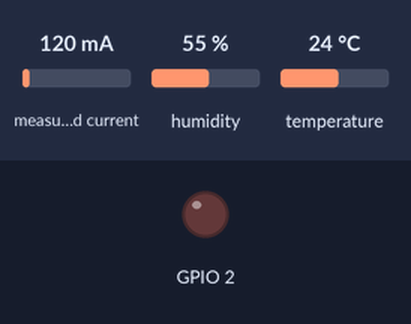
The sketch below on a simulated ESP32. Shown: output pins drawn as LEDs (lit = HIGH). The test bench sets the inputs (shaded band); at power-on: measured current 120 mA, humidity 55 %, temperature 24 °C. WiFi joins after 1.5 s; servers stay silent unless stated; uploads are accepted with an empty reply; what the sketch prints to the serial monitor is not drawn.

Above: at 2.7 s.
2.8 s: measured current set to 982 mA
6.5 s: measured current set to 1022 mA
At 6.8 s:
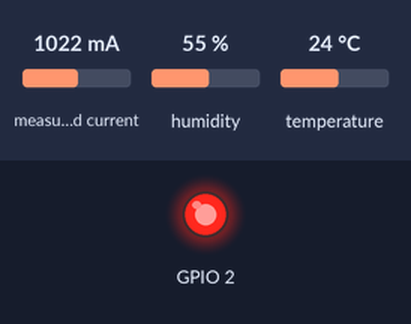
8.0 s: measured current set to 40 mA
At 9.5 s:
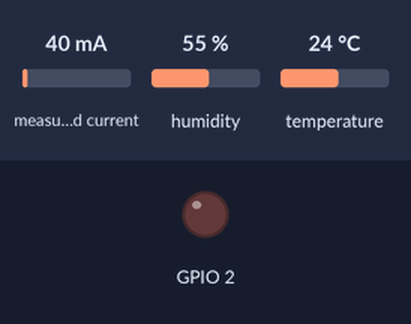
11.6 s: measured current set to 1500 mA
At 12.6 s:
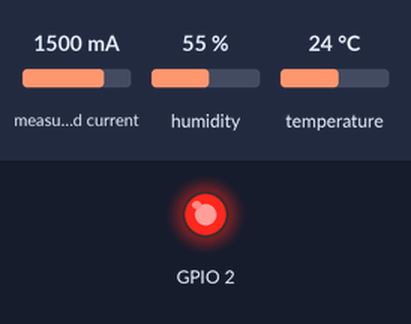
Timing chart, 0 to 14.1 s (numbered marks = the images above; inputs shaded):
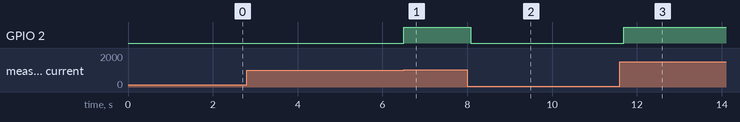

The sketch:

sketch.ino
```cpp
/**
 * @file sketch.ino
 * @brief Main entry point for the Smart Edge (Motor) application.
 *
 * Re-structured to follow the Modest IoT Nano-framework pattern.
 * Logic is delegated to the SmartEdgeDevice class.
 */

#include "ModestIoT.h"
#include "SmartEdgeDevice.h"

SmartEdgeDevice device; ///< Instance of the SmartEdgeDevice.

void setup() {
    Serial.begin(115200);
    device.setup();
}

void loop() {
    device.update();
    delay(100);
}
```

Actuator.cpp
```cpp
/**
* @file Actuator.cpp
 * @brief Implements the Actuator base class.
 *
 * Provides core functionality for actuators in the Modest IoT Nano-framework, including command
 * propagation to an assigned handler. Subclasses should configure hardware and define specific
 * command execution logic.
 *
 * @author Angel Velasquez
 * @date March 22, 2025
 * @version 0.1
 */

/*
 * This file is part of the Modest IoT Nano-framework (C++ Edition).
 * Copyright (c) 2025 Angel Velasquez
 *
 * Licensed under the Creative Commons Attribution-NoDerivatives 4.0 International (CC BY-ND 4.0).
 * You may use, copy, and distribute this software in its original, unmodified form, provided
 * you give appropriate credit to the original author (Angel Velasquez) and include this notice.
 * Modifications, adaptations, or derivative works are not permitted.
 *
 * Full license text: https://creativecommons.org/licenses/by-nd/4.0/legalcode
 */

#include "Actuator.h"

Actuator::Actuator(int pin, CommandHandler* commandHandler)
    : pin(pin), handler(commandHandler) {}

void Actuator::handle(Command command) {
    if (handler != nullptr) {
        handler->handle(command);
    }
}

void Actuator::setHandler(CommandHandler* commandHandler) {
    handler = commandHandler;
}
```

Actuator.h
```cpp
#ifndef ACTUATOR_H
#define ACTUATOR_H

/**
 * @file Actuator.h
 * @brief Declares the Actuator base class.
 *
 * This abstract base class represents output devices in the Modest IoT Nano-framework, providing
 * a foundation for actuators that respond to commands. It includes command propagation to an
 * optional handler, supporting the framework’s CQRS-inspired design.
 *
 * @author Angel Velasquez
 * @date March 22, 2025
 * @version 0.1
 */

/*
 * This file is part of the Modest IoT Nano-framework (C++ Edition).
 * Copyright (c) 2025 Angel Velasquez
 *
 * Licensed under the Creative Commons Attribution-NoDerivatives 4.0 International (CC BY-ND 4.0).
 * You may use, copy, and distribute this software in its original, unmodified form, provided
 * you give appropriate credit to the original author (Angel Velasquez) and include this notice.
 * Modifications, adaptations, or derivative works are not permitted.
 *
 * Full license text: https://creativecommons.org/licenses/by-nd/4.0/legalcode
 */

#include "CommandHandler.h"

class Actuator : public CommandHandler {
protected:
    int pin; ///< GPIO pin assigned to the actuator.
    CommandHandler* handler; ///< Optional handler to receive propagated commands.

public:
    /**
     * @brief Constructs an Actuator with a pin and optional command handler.
     * @param pin The GPIO pin for the actuator.
     * @param commandHandler Pointer to a CommandHandler to receive commands (default: nullptr).
     */
    Actuator(int pin, CommandHandler* commandHandler = nullptr);

    /**
     * @brief Handles a command by propagating it to the assigned handler.
     * @param command The command to handle.
     */
    void handle(Command command) override;

    /**
     * @brief Sets or updates the command handler for this actuator.
     * @param commandHandler Pointer to the new CommandHandler.
     */
    void setHandler(CommandHandler* commandHandler);
};

#endif // ACTUATOR_H
```

CommandHandler.h
```cpp
#ifndef COMMAND_HANDLER_H
#define COMMAND_HANDLER_H

/**
 * @file CommandHandler.h
 * @brief Defines the Command structure and CommandHandler interface.
 *
 * This file establishes the foundation for command-driven behavior in the Modest IoT Nano-framework.
 * The `Command` structure represents an action to be performed, and `CommandHandler` is an abstract
 * interface for classes that process commands, supporting a CQRS-inspired design.
 *
 * @author Angel Velasquez
 * @date March 22, 2025
 * @version 0.1
 */

/*
 * This file is part of the Modest IoT Nano-framework (C++ Edition).
 * Copyright (c) 2025 Angel Velasquez
 *
 * Licensed under the Creative Commons Attribution-NoDerivatives 4.0 International (CC BY-ND 4.0).
 * You may use, copy, and distribute this software in its original, unmodified form, provided
 * you give appropriate credit to the original author (Angel Velasquez) and include this notice.
 * Modifications, adaptations, or derivative works are not permitted.
 *
 * Full license text: https://creativecommons.org/licenses/by-nd/4.0/legalcode
 */

/**
 * @brief Represents a command with a unique identifier.
 *
 * Commands are lightweight structs used to instruct devices or actuators to perform actions.
 * Define custom commands by assigning unique IDs in your application.
 */
struct Command {
    int id; ///< Unique identifier for the command type.

    explicit Command(int commandId) : id(commandId) {}
    bool operator==(const Command& other) const { return id == other.id; }
};

/**
 * @brief Abstract interface for handling commands.
 *
 * Implement this interface in classes that need to execute commands. The `handle` method is called
 * when a command is issued, allowing for custom execution logic.
 */
class CommandHandler {
public:
    virtual void handle(Command command) = 0; ///< Pure virtual method to process a command.
    virtual ~CommandHandler() = default; ///< Virtual destructor for safe inheritance.
};

#endif // COMMAND_HANDLER_H
```

CurrentSensor.cpp
```cpp
#include "CurrentSensor.h"
#include <Arduino.h>

CurrentSensor::CurrentSensor(int pin, EventHandler* eventHandler)
    : Sensor(pin, eventHandler), acs(pin, 3.3, 4095, 185), currentDC(0.0) {
}

void CurrentSensor::begin() {
    acs.autoMidPoint();
}

void CurrentSensor::read() {
    currentDC = acs.mA_DC();
}

int CurrentSensor::readSampled() {
    return acs.mA_AC_sampling();
}

float CurrentSensor::getCurrentDC() const {
    return currentDC;
}

int CurrentSensor::getFormFactor() {
    return acs.getFormFactor();
}

void CurrentSensor::printCalibration() {
    Serial.print("MidPoint: ");
    Serial.print(acs.getMidPoint());
    Serial.print(". Noise mV: ");
    Serial.println(acs.getNoisemV());
}
```

CurrentSensor.h
```cpp
#ifndef CURRENT_SENSOR_H
#define CURRENT_SENSOR_H

#include "Sensor.h"
#include <ACS712.h>

class CurrentSensor : public Sensor {
private:
    ACS712 acs;
    float currentDC;

public:
    CurrentSensor(int pin, EventHandler* eventHandler = nullptr);
    void begin();
    void read(); // Reads DC or default read
    int readSampled(); // Wrapper for mA_AC_sampling
    float getCurrentDC() const;
    int getFormFactor();
    void printCalibration();
};

#endif // CURRENT_SENSOR_H
```

Device.cpp
```cpp
/**
* @file Device.cpp
 * @brief Implements the Device interface for the ModestIoT library.
 *
 * Placeholder for the abstract Device class in the ModestIoT (C++ Edition) Arduino library.
 * Concrete implementations must define the on() and handle() methods to process events and commands.
 *
 * @author Angel Velasquez
 * @date March 22, 2025
 * @version 0.1
 */

/*
 * This file is part of the ModestIoT Arduino library (C++ Edition).
 * Copyright (c) 2025 Angel Velasquez
 *
 * Licensed under the Creative Commons Attribution-NoDerivatives 4.0 International (CC BY-ND 4.0).
 * You may use, copy, and distribute this software in its original, unmodified form, provided
 * you give appropriate credit to the original author (Angel Velasquez) and include this notice.
 * Modifications, adaptations, or derivative works are not permitted.
 *
 * Full license text: https://creativecommons.org/licenses/by-nd/4.0/legalcode
 */

#include "Device.h"

// No implementation needed for abstract class
```

Device.h
```cpp
#ifndef DEVICE_H
#define DEVICE_H

/**
 * @file Device.h
 * @brief Declares the Device interface.
 *
 * This abstract base class in the Modest IoT Nano-framework combines event and command handling,
 * serving as the foundation for complete IoT devices that integrate sensors and actuators.
 *
 * @author Angel Velasquez
 * @date March 22, 2025
 * @version 0.1
 */

/*
 * This file is part of the Modest IoT Nano-framework (C++ Edition).
 * Copyright (c) 2025 Angel Velasquez
 *
 * Licensed under the Creative Commons Attribution-NoDerivatives 4.0 International (CC BY-ND 4.0).
 * You may use, copy, and distribute this software in its original, unmodified form, provided
 * you give appropriate credit to the original author (Angel Velasquez) and include this notice.
 * Modifications, adaptations, or derivative works are not permitted.
 *
 * Full license text: https://creativecommons.org/licenses/by-nd/4.0/legalcode
 */

#include "EventHandler.h"
#include "CommandHandler.h"

class Device : public EventHandler, public CommandHandler {
public:
    /**
     * @brief Handles an event received by the device.
     * @param event The event to process.
     */
    virtual void on(Event event) override = 0;

    /**
     * @brief Handles a command issued to the device.
     * @param command The command to execute.
     */
    virtual void handle(Command command) override = 0;

    virtual ~Device() = default; ///< Virtual destructor for safe inheritance.
};

#endif // DEVICE_H
```

EdgeServiceClient.cpp
```cpp
#include "EdgeServiceClient.h"

EdgeServiceClient::EdgeServiceClient() {
    // Constructor - nothing to initialize
}

bool EdgeServiceClient::connectWiFi() {
    Serial.println("Connecting to WiFi...");
    Serial.print("SSID: ");
    Serial.println(wifiSsid);

    WiFi.mode(WIFI_STA);
    WiFi.begin(wifiSsid, wifiPassword);

    int attempts = 0;
    while (WiFi.status() != WL_CONNECTED && attempts < 20) {
        delay(500);
        Serial.print(".");
        attempts++;
    }

    if (WiFi.status() == WL_CONNECTED) {
        Serial.println("\n✓ WiFi Connected!");
        Serial.print("IP Address: ");
        Serial.println(WiFi.localIP());
        Serial.print("MAC Address: ");
        Serial.println(WiFi.macAddress());
        return true;
    } else {
        Serial.println("\n✗ WiFi Connection Failed!");
        return false;
    }
}

bool EdgeServiceClient::isConnected() {
    return WiFi.status() == WL_CONNECTED;
}

bool EdgeServiceClient::sendTelemetry(float temperature, float currentAmperes) {
    if (!isConnected()) {
        Serial.println("✗ WiFi not connected. Cannot send telemetry.");
        return false;
    }

    // Create JSON payload (NO humidity - EnvironmentSensor doesn't measure it)
    JsonDocument doc;
    doc["sensor_location"] = "MOTOR";
    doc["engine_temperature_celsius"] = temperature;
    doc["current_amperes"] = currentAmperes;

    // Timestamp (ISO 8601 format approximation)
    // Note: ESP32 doesn't have RTC, so we can't get real time without NTP
    // Edge service will use server time if timestamp is missing
    // For now, we'll omit timestamp and let server handle it

    // Serialize JSON to string
    String jsonPayload;
    serializeJson(doc, jsonPayload);

    Serial.println("\n--- Sending Telemetry to Edge Service ---");
    Serial.print("URL: ");
    Serial.println(edgeServiceUrl);
    Serial.print("Payload: ");
    Serial.println(jsonPayload);

    // Start HTTP connection
    httpClient.begin(edgeServiceUrl);

    // Set headers
    httpClient.addHeader("Content-Type", "application/json");
    httpClient.addHeader("X-Device-Id", deviceId);
    httpClient.addHeader("X-API-Key", apiKey);

    // Send POST request
    int httpResponseCode = httpClient.POST(jsonPayload);

    // Check response (accept both 200 OK and 201 Created)
    if (httpResponseCode == 200 || httpResponseCode == 201) {
        String response = httpClient.getString();
        Serial.println("✓ Telemetry sent successfully!");
        Serial.print("Response: ");
        Serial.println(response);

        // Parse response to show details (only works with Edge Service, not Beeceptor)
        JsonDocument responseDoc;
        DeserializationError error = deserializeJson(responseDoc, response);

        if (!error && responseDoc.containsKey("data")) {
            Serial.print("  - Reading ID: ");
            Serial.println(responseDoc["data"]["id"].as<int>());
            Serial.print("  - Severity: ");
            Serial.println(responseDoc["data"]["severity"].as<String>());
            Serial.print("  - Backend Synced: ");
            Serial.println(responseDoc["data"]["backend_synced"].as<bool>() ? "Yes" : "No");
        }

        httpClient.end();
        return true;
    } else {
        Serial.print("✗ HTTP Error: ");
        Serial.println(httpResponseCode);

        if (httpResponseCode > 0) {
            String response = httpClient.getString();
            Serial.print("Response: ");
            Serial.println(response);
        } else {
            Serial.println("Connection failed. Check:");
            Serial.println("  1. Edge Service is running (python app.py)");
            Serial.println("  2. URL is correct (check your computer's IP)");
            Serial.println("  3. Network is accessible from Wokwi/ESP32");
        }

        httpClient.end();
        return false;
    }
}
```

EdgeServiceClient.h
```cpp
#ifndef EDGE_SERVICE_CLIENT_H
#define EDGE_SERVICE_CLIENT_H

#include <Arduino.h>
#include <WiFi.h>
#include <HTTPClient.h>
#include <ArduinoJson.h>

/**
 * @brief Client for sending telemetry data to SafeCar Edge Service (MOTOR)
 *
 * Handles WiFi connection and HTTP POST requests to the Edge Service.
 * Supports both Wokwi simulation and real hardware deployment.
 */
class EdgeServiceClient {
private:
    // WiFi Configuration
    // WOKWI (Active - for simulation testing)
    const char* wifiSsid = "Wokwi-GUEST";
    const char* wifiPassword = "";

    // REAL HARDWARE (Commented - uncomment for real ESP32)
    // const char* wifiSsid = "YOUR_WIFI_SSID";
    // const char* wifiPassword = "YOUR_WIFI_PASSWORD";

    // Edge Service Configuration
    // WOKWI (Active - replace with your computer's local IP)
    // To find your IP:
    //   - Windows: ipconfig
    //   - Mac/Linux: ifconfig or ip addr
    String edgeServiceUrl = "http://192.168.1.100:5000/api/v1/telemetry/data-records";

    // REAL HARDWARE (Commented - use this for real ESP32 on same network)
    // String edgeServiceUrl = "http://192.168.1.100:5000/api/v1/telemetry/data-records";

    // Device Authentication (same for both Wokwi and real)
    const char* deviceId = "safecar-001";
    const char* apiKey = "test-api-key-12345";

    HTTPClient httpClient;

public:
    EdgeServiceClient();

    /**
     * @brief Connect to WiFi network
     * @return true if connected successfully
     */
    bool connectWiFi();

    /**
     * @brief Send telemetry data from MOTOR sensors to Edge Service
     * @param temperature Engine temperature in Celsius (DHT11)
     * @param currentAmperes Current in Amperes (ACS712)
     * @return true if data sent successfully
     *
     * Note: Humidity not included because EnvironmentSensor only measures temperature
     */
    bool sendTelemetry(float temperature, float currentAmperes);

    /**
     * @brief Check if WiFi is connected
     * @return true if connected
     */
    bool isConnected();
};

#endif // EDGE_SERVICE_CLIENT_H
```

EnvironmentSensor.cpp
```cpp
#include "EnvironmentSensor.h"

EnvironmentSensor::EnvironmentSensor(int pin, uint8_t type, EventHandler* eventHandler)
    : Sensor(pin, eventHandler), dht(pin, type), temperature(0.0) {
}

void EnvironmentSensor::begin() {
    dht.begin();
}

void EnvironmentSensor::read() {
    float temp = dht.readTemperature();
    if (!isnan(temp)) {
        temperature = temp;
    }
}

float EnvironmentSensor::getTemperature() const {
    return temperature;
}
```

EnvironmentSensor.h
```cpp
#ifndef ENVIRONMENT_SENSOR_H
#define ENVIRONMENT_SENSOR_H

#include "Sensor.h"
#include <DHT.h>

class EnvironmentSensor : public Sensor {
private:
    DHT dht;
    float temperature;

public:
    EnvironmentSensor(int pin, uint8_t type, EventHandler* eventHandler = nullptr);
    void begin();
    void read();
    float getTemperature() const;
};

#endif // ENVIRONMENT_SENSOR_H
```

EventHandler.h
```cpp
#ifndef EVENT_HANDLER_H
#define EVENT_HANDLER_H

/**
 * @file EventHandler.h
 * @brief Defines the Event structure and EventHandler interface.
 *
 * This file provides the foundation for event-driven behavior in the Modest IoT Nano-framework.
 * The `Event` structure represents a unique event type, and `EventHandler` is an abstract
 * interface for classes that respond to events, enabling asynchronous reactivity in IoT devices.
 *
 * @author Angel Velasquez
 * @date March 22, 2025
 * @version 0.1
 */

/*
 * This file is part of the Modest IoT Nano-framework (C++ Edition).
 * Copyright (c) 2025 Angel Velasquez
 *
 * Licensed under the Creative Commons Attribution-NoDerivatives 4.0 International (CC BY-ND 4.0).
 * You may use, copy, and distribute this software in its original, unmodified form, provided
 * you give appropriate credit to the original author (Angel Velasquez) and include this notice.
 * Modifications, adaptations, or derivative works are not permitted.
 *
 * Full license text: https://creativecommons.org/licenses/by-nd/4.0/legalcode
 */

/**
 * @brief Represents an event with a unique identifier.
 *
 * Events are lightweight structs used to signal occurrences (e.g., sensor triggers) within
 * the framework. Define custom events by assigning unique IDs in your application.
 */
struct Event {
    int id; ///< Unique identifier for the event type.

    explicit Event(int eventId) : id(eventId) {}
    bool operator==(const Event& other) const { return id == other.id; }
};

/**
 * @brief Abstract interface for handling events.
 *
 * Implement this interface in classes that need to react to events. The `on` method is called
 * when an event occurs, allowing for custom handling logic.
 */
class EventHandler {
public:
    virtual void on(Event event) = 0; ///< Pure virtual method to handle an event.
    virtual ~EventHandler() = default; ///< Virtual destructor for safe inheritance.
};

#endif // EVENT_HANDLER_H
```

Source omitted: Led.cpp (1900 bytes), Led.h (2474 bytes), ModestIoT.h (1302 bytes), Sensor.cpp (1219 bytes), Sensor.h (1875 bytes), SmartEdgeDevice.cpp (2961 bytes), SmartEdgeDevice.h (1271 bytes)

Measured:
- the behaviour switches between 1000 and 1001 mA on measured current (found by bisection; images 0 and 1)
- after the input at 2.8 s, every drawn part: stays the same
- after the input at 6.5 s, GPIO 2: LOW → HIGH at once
- after the input at 8.0 s, GPIO 2: HIGH → LOW after 0.08 s
- after the input at 11.6 s, GPIO 2: LOW → HIGH after 0.09 s
